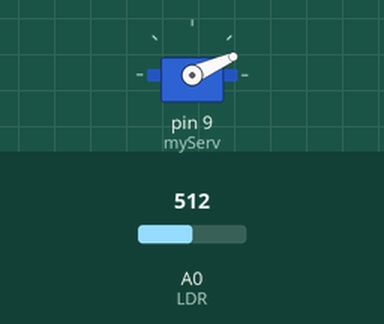
Recording of a sketch running on a simulated Arduino Uno, built with avr-gcc and run on an emulated ATmega328P. On the bench: servo. The inputs (shaded band) are chosen by the test bench; at power-on: A0 (LDR) = 512. What the sketch prints to the serial monitor is not drawn.

Above: at 4.2 s.
4.3 s: A0 (LDR) set to 598
7.3 s: A0 (LDR) set to 621
Timing chart, 0 to 10.3 s (numbered marks = the images above; inputs shaded):
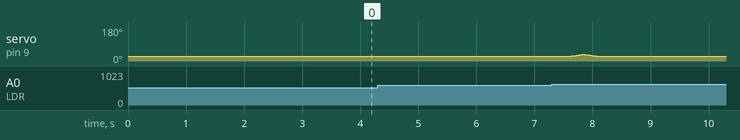

Measured:
- after the input at 4.3 s, every drawn part: stays the same
- after the input at 7.3 s, servo on pin 9 (myServ): rises from 24° to 35° in 0.22 s, then falls to 26° in 0.24 s

The sketch:

Dinogaur.ino
```cpp
#include<Servo.h>
int darkVal;
int prevDark;
const int black=612;
const int LDR=A0;
//const int brace=1000;
int obstacle[5]={0};
int count=0;
const int objectVal=31;
int object=objectVal;
int jumpCount=11;
int jumpPress=10;
int coher=1;
int angle=24;
unsigned long int startTime=0;
unsigned long int currentTime=0;
int ctr=0;
Servo myServ;
void setup() {
  // put your setup code here, to run once:
  Serial.begin(9600);
  pinMode(LDR, INPUT);
  myServ.attach(9);
  myServ.write(angle);
  Serial.println(count);
  delay(3000);
}

void loop() {
  // put your main code here, to run repeatedly:
  darkVal=analogRead(LDR);
  currentTime=millis();
  Serial.print(object);
  Serial.print("  ");
  //Serial.print(currentTime-startTime);
  //Serial.print("    ");
  //Serial.print(darkVal);
  //Serial.print("  ");
  //Serial.print(prevDark);
  //Serial.print("        ");
  //Serial.print("  ");
  for(int i=0; i<5; i++)
  {
    Serial.print(obstacle[i]);
    Serial.print("/ ");
  }
  Serial.println("  ");
  if(obstacle[0]==0)
   {
    ctr++;
    if(ctr>=30)
     {
      startTime=currentTime;
      object=objectVal;
    }
  }
  if(darkVal>=black && prevDark<black)
  {
    if(obstacle[0]==0)
    {
      ctr=0;
    }
    //Serial.print(count);
    //Serial.print("-->");
    obstacle[count++]=object;
    //Serial.print(count);
    Serial.print(" **********");
    //Serial.println(obstacle[0]);
  }

  if(obstacle[0]!=0)
  {
    if(obstacle[0]>jumpPress && obstacle[0]<=2*jumpCount-jumpPress)
    {
      myServ.write(angle+11);
    }
    if(obstacle[0]<=2*jumpCount && obstacle[0]>2*jumpCount-jumpPress)
    {
        myServ.write(22+angle-obstacle[0]);
          //delay(coher);
      //obstacle[0]--;
    }
    else if(obstacle[0]<=jumpPress && obstacle[0]>1)
   {
       myServ.write(angle+obstacle[0]);
      //delay(coher);
      //obstacle[0]--;
    }
    else if(obstacle[0]==1)
    {
      for(int i=0; i<5; i++)
      {
        obstacle[i]=obstacle[i+1];
      }
      obstacle[4]=0;
      count--;
      //delay(coher);
    }
    delay(coher);
    for(int i=0; i<5; i++)
    {
      if(obstacle[i]!=0)
      {
         obstacle[i]--;
      }
    }
  }
  if(currentTime-startTime>=3400 && currentTime-startTime<=3460)
  {
    object=objectVal-1;;
  }
  if(currentTime-startTime>=7000 && currentTime-startTime<=7060)
  {
    object=objectVal-2;
  }
  if(currentTime-startTime>=10700 && currentTime-startTime<10760)
  {
    object=objectVal-3;
  }
  if(currentTime-startTime>=20400 && currentTime-startTime<=20460)
  {
    object=objectVal-4;
  }
  if(currentTime-startTime>=33000 && currentTime-startTime<=33060)
  {
    object=objectVal-5   ;
  }
  if(currentTime-startTime>=37000 && currentTime-startTime<=37060)
  {
    object=objectVal-6;
  }
  prevDark=darkVal;
}
```
